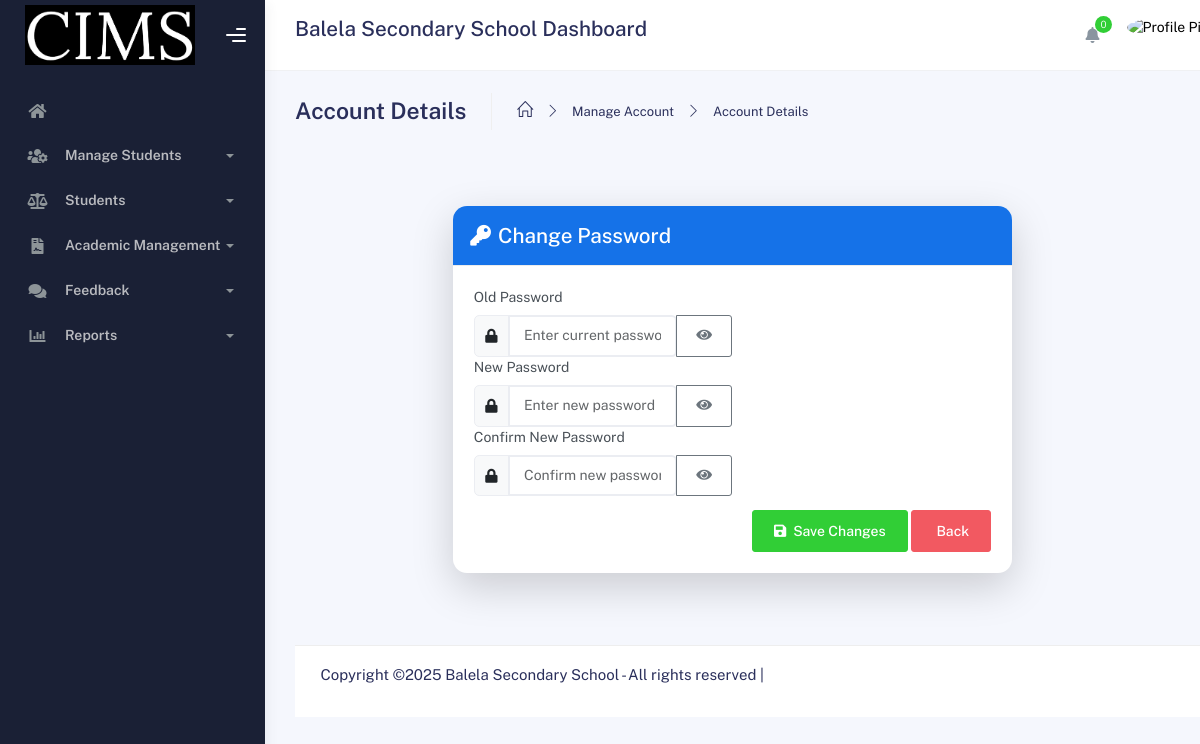
The page /Student/change_password.php (signed in) on the database as committed earlier.
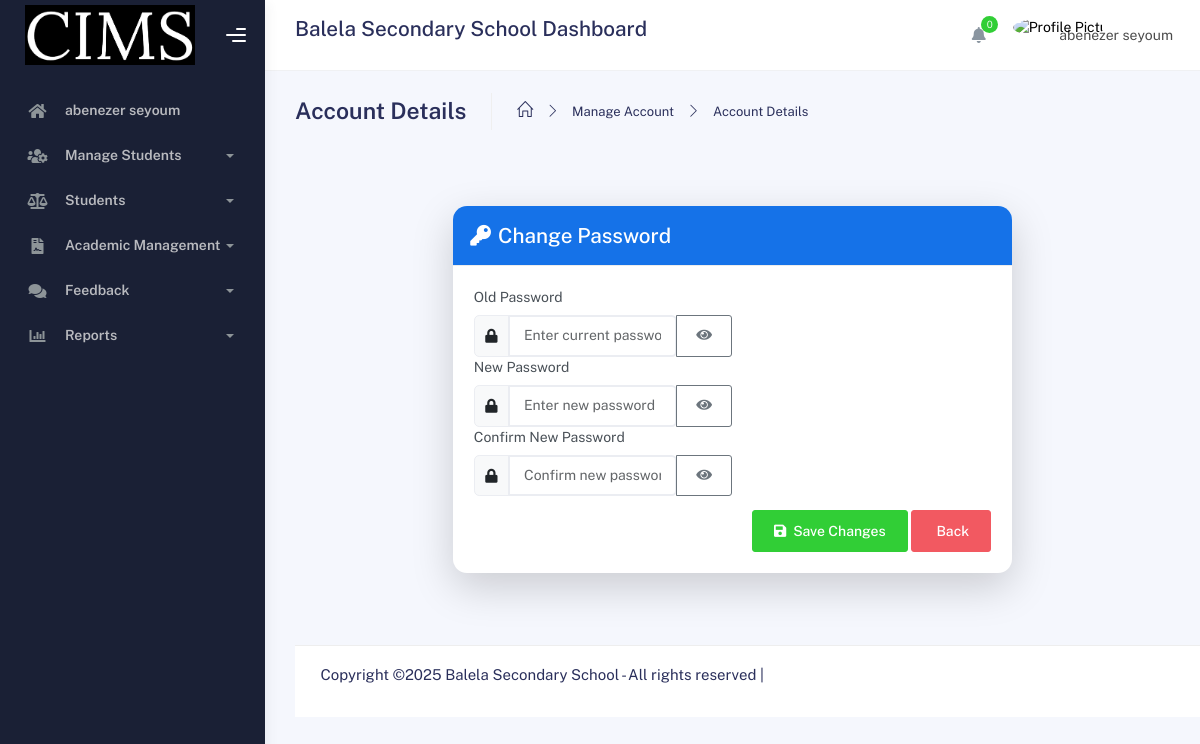
The same page on the database as committed later.
### tables this page shows
CREATE TABLE IF NOT EXISTS `students` (
  `sid` int NOT NULL AUTO_INCREMENT,
  `student_photo` varchar(250) NOT NULL,
  `student_id` varchar(50) NOT NULL,
  `first_name` varchar(100) NOT NULL,
  `father_name` varchar(100) NOT NULL,
  `grand_father_name` varchar(100) NOT NULL,
  `gender` varchar(20) NOT NULL,
  `dob` date NOT NULL,
  `email` varchar(150) NOT NULL,
  `phone` varchar(20) NOT NULL,
  `birth_place` varchar(150) NOT NULL,
  `nationality` varchar(100) NOT NULL,
  `region` int NOT NULL,
  `zone` int DEFAULT NULL,
  `woreda` int DEFAULT NULL,
  `kebele` varchar(100) NOT NULL,
  `username` varchar(50) NOT NULL,
  `role_type` varchar(20) NOT NULL,
  `password` varchar(255) NOT NULL,
  `mother_name` varchar(100) DEFAULT NULL,
  `father_contact` varchar(20) DEFAULT NULL,
  `mother_contact` varchar(20) DEFAULT NULL,
  `father_occupation` varchar(100) DEFAULT NULL,
  `mother_occupation` varchar(100) DEFAULT NULL,
  `emergency_contact_name` varchar(100) DEFAULT NULL,
  `emergency_contact_phone` varchar(20) DEFAULT NULL,
  `blood_group` varchar(10) DEFAULT NULL,
  `medical_condition` varchar(50) DEFAULT NULL,
  `other_condition` varchar(100) DEFAULT NULL,
  `disabilities` varchar(20) DEFAULT NULL,
  `previous_school` varchar(150) DEFAULT NULL,
  `academic_status` varchar(50) DEFAULT NULL,
  `previous_documents` varchar(250) DEFAULT NULL,
  `created_at` timestamp NULL DEFAULT CURRENT_TIMESTAMP,
  PRIMARY KEY (`sid`),
  UNIQUE KEY `student_id` (`student_id`),
  UNIQUE KEY `username` (`username`)
);

### connection/function.php (called while the page is built, shortened)
<?php
include 'connection.php';
function getStudentByID($sid) {
    global $conn;
    $sid = mysqli_real_escape_string($conn, $sid);
    $query = mysqli_query($conn, "SELECT * FROM students WHERE sid = '$sid'");
    $result = mysqli_fetch_assoc($query);
    return $result;
}
?>

### Student/studentHeader.php (the view, shortened to what this page needs)
<?php
include '../connection/connection.php';
include '../connection/function.php';
?>
<!DOCTYPE html>
<html lang="en">
<head>
	<link rel="stylesheet" href="../assets/css/bootstrap.min.css">
	<link rel="stylesheet" href="../assets/css/plugins.min.css">
	<link rel="stylesheet" href="../assets/css/kaiadmin.min.css">
</head>
<?php
if (isset($_SESSION["sid"])) {
$profile = getStudentByID($_SESSION["sid"]);
?>
<body>
<div class="wrapper">
  <div class="sidebar" data-background-color="dark">
<div class="sidebar-logo">
 <div class="logo-header" data-background-color="dark">
   <div class = "logo">
	<img src="../assets/img/logo.png" alt="navbar brand" class="navbar-brand" height="60" width="170">
   </div>
  <div class="nav-toggle">
	<button class="btn btn-toggle toggle-sidebar"><i class="gg-menu-right"></i></button>
	<button class="btn btn-toggle sidenav-toggler"><i class="gg-menu-left"></i></button></div>
	<button class="topbar-toggler more"><i class="gg-more-vertical-alt"></i></button></div>
   </div>
<div class="sidebar-wrapper scrollbar scrollbar-inner">
  <div class="sidebar-content">
	<ul class="nav nav-secondary">
	  <li class="nav-item">
    <a href="student.php" class="collapsed"><i class="fas fa-home"></i><p><?php echo htmlspecialchars(($profile['first_name'] ?? '') . ' ' . ($profile['father_name'] ?? '')); ?></p></a></li>
<li class="nav-item">
    <a data-bs-toggle="collapse" href="#users" role="button" aria-expanded="false" aria-controls="users">
        <i class="fas fa-users-cog"></i>
        <p>Manage Students</p>
        <span class="caret"></span>
    </a>
</li>
<li class="nav-item">
<a data-bs-toggle="collapse" href="#cases"><i class="fas fa-balance-scale"></i><p>Students</p><span class="caret"></span></a>
</li>
<li class="nav-item">
  <a data-bs-toggle="collapse" href="#casesManagement"><i class="fas fa-file-contract"></i><p>Academic Management</p><span class="caret"></span></a>
</li>
<li class="nav-item">
   <a data-bs-toggle="collapse" href="#feedback"><i class="fas fa-comments"></i><p>Feedback</p><span class="caret"></span></a>
</li>
<li class="nav-item">
  <a data-bs-toggle="collapse" href="#reports"><i class="fas fa-chart-bar"></i><p>Reports</p><span class="caret"></span></a>
     </li>
    </ul>
  </div>
 </div>
</div>
<div class="main-panel">
	<div class="main-header">
<nav class="navbar navbar-header navbar-header-transparent navbar-expand-lg border-bottom">
  <div class="container-fluid">
	<div class="input-group">
	  <div class="input-group-prepend">
		<h4>Balela Secondary School Dashboard </h4></div>
	    <ul class="navbar-nav topbar-nav ms-md-auto align-items-center">
<ul class="navbar-nav topbar-nav ms-md-auto align-items-center">
 <li class="nav-item topbar-icon dropdown hidden-caret">
  <a class="nav-link dropdown-toggle" href="#" id="notifDropdown" role="button" data-bs-toggle="dropdown" aria-haspopup="true" aria-expanded="false">
   <i class="fa fa-bell"></i><span class="notification" id="notifCount">0</span></a>
	</li>
<li class="nav-item topbar-user dropdown hidden-caret">
 <a class="dropdown-toggle profile-pic" data-bs-toggle="dropdown" href="#" aria-expanded="false">
    <div class="avatar-sm"><img class="profile-img" src="<?php echo $profile["student_photo"]; ?>"
	       alt="Profile Picture" width="100" height="100"></div>
    <span class="profile-username"><span class="op-7"><?php echo htmlspecialchars(($profile['first_name'] ?? '') . ' ' . ($profile['father_name'] ?? '')); ?></span></span></span>
 </a>
				</li>
			</ul>
		</div>
	</nav>
</div>
<?php
} else {
}
?>

Rows that differ between the two databases and show on the page:
added students: first_name+father_name "abenezer seyoum"
